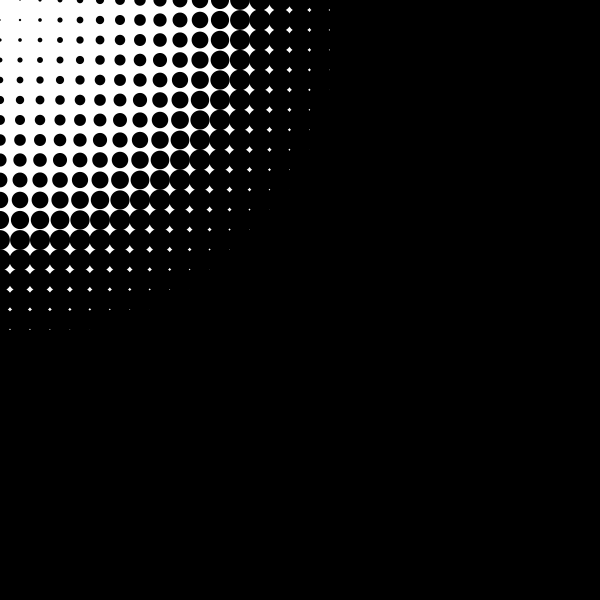
Frame 1 (no input)
Frame 60 (the mouse pressed at the canvas centre just before this capture): identical to frame 1, image omitted
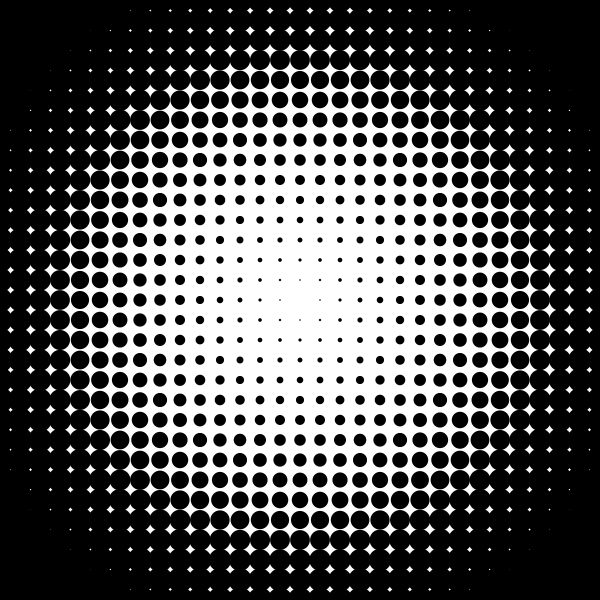
Frame 120 (the mouse held since frame 60 and released just before this capture)

The Processing sketch that drew these frames (run headless with seeded random() and noise(); from frame 60 on, the mouse is pressed at the canvas centre):

// Processing sketch: processing_148669
// ── processing_148669.pde

 
float max_distance;

void setup() {
  size(600, 600); 
  noStroke();
  max_distance = dist(0, 0, width, height);
}

void draw() 
{
  background(255);
  fill(0,0,0);

  for(int i = 0; i <= width; i += 20) {
    for(int j = 0; j <= height; j += 20) {
      float size = dist(mouseX, mouseY, i, j);
      size = size/max_distance * 70;
      ellipse(i, j, size, size);
    }
  }
}
void keyPressed()
{
  if (key == 'x')
  background(random(255),random(255),random(255));
  fill(0);
  frameRate(20);


  if (key == 'z')
  background(195,25,0);
  fill(0);
  frameRate(20);


  if (key == 'm')
  background(73,2,93);
  fill(0);
  frameRate(20);


  if (key == 'n')
  background(60,60,60);
  fill(0);
  frameRate(20);


  if (key == 'b')
  background(0,0,255);
  fill(0);
  frameRate(20);


  if (key == 'v')
  background(0,200,0);
  fill(0);
  frameRate(20);


  if (key == 'c')
  background(255,0,0);
  fill(0);
  frameRate(20);
}
